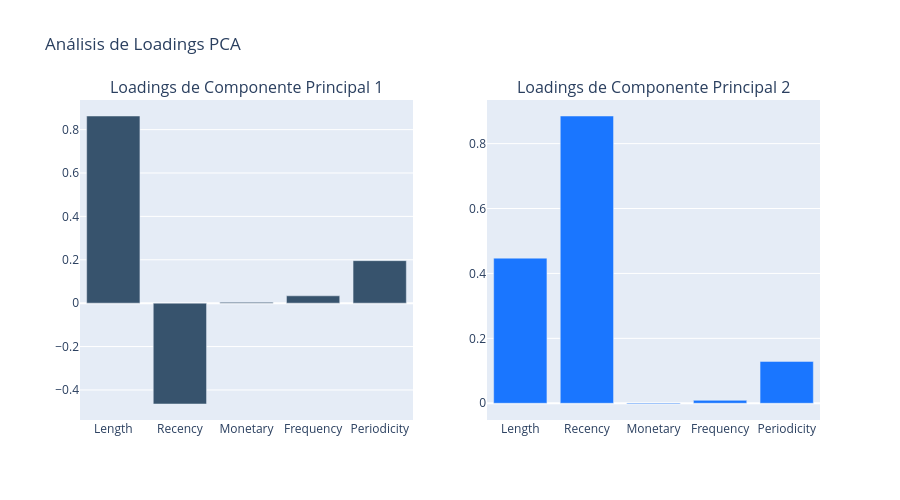

The code cell stored with this chart in its notebook:
### Markdown cell above
> **Observación:** Vemos que en ambas componentes principales PC1 y PC2 `Length` y `Recency` son las características más relevantes, siendo en PC1 `Length` la de mayor contribución y en PC2 `Recency`.

### Code cell
fig = make_subplots(
    rows=1, cols=2, subplot_titles=("Loadings de Componente Principal 1", "Loadings de Componente Principal 2")
)

# Agregar Barras para PC1
fig.add_trace(
    go.Bar(x=df_loadings.index, y=df_loadings["PC1"], name="PC1", marker_color="rgb(55, 83, 109)"), row=1, col=1
)

# Agregar Barras para PC2
fig.add_trace(
    go.Bar(x=df_loadings.index, y=df_loadings["PC2"], name="PC2", marker_color="rgb(26, 118, 255)"), row=1, col=2
)

fig.update_layout(title="Análisis de Loadings PCA", showlegend=False, height=500)
fig.show()

### Figure 1 — Plotly figure (JSON) as saved in the notebook; plotly's stock layout.template omitted (floating-point values rounded to 4 significant figures)
{"data": [{"marker": {"color": "rgb(55, 83, 109)"}, "name": "PC1", "type": "bar", "x": ["Length", "Recency", "Monetary", "Frequency", "Periodicity"], "xaxis": "x", "y": [0.8628, -0.4648, 0.004563, 0.03393, 0.196], "yaxis": "y"}, {"marker": {"color": "rgb(26, 118, 255)"}, "name": "PC2", "type": "bar", "x": ["Length", "Recency", "Monetary", "Frequency", "Periodicity"], "xaxis": "x2", "y": [0.4471, 0.8851, -0.002213, 0.009078, 0.129], "yaxis": "y2"}], "layout": {"annotations": [{"font": {"size": 16}, "showarrow": false, "text": "Loadings de Componente Principal 1", "x": 0.225, "xanchor": "center", "xref": "paper", "y": 1, "yanchor": "bottom", "yref": "paper"}, {"font": {"size": 16}, "showarrow": false, "text": "Loadings de Componente Principal 2", "x": 0.775, "xanchor": "center", "xref": "paper", "y": 1, "yanchor": "bottom", "yref": "paper"}], "height": 500, "showlegend": false, "title": {"text": "Análisis de Loadings PCA"}, "xaxis": {"anchor": "y", "domain": [0, 0.45]}, "xaxis2": {"anchor": "y2", "domain": [0.55, 1]}, "yaxis": {"anchor": "x", "domain": [0, 1]}, "yaxis2": {"anchor": "x2", "domain": [0, 1]}}}
